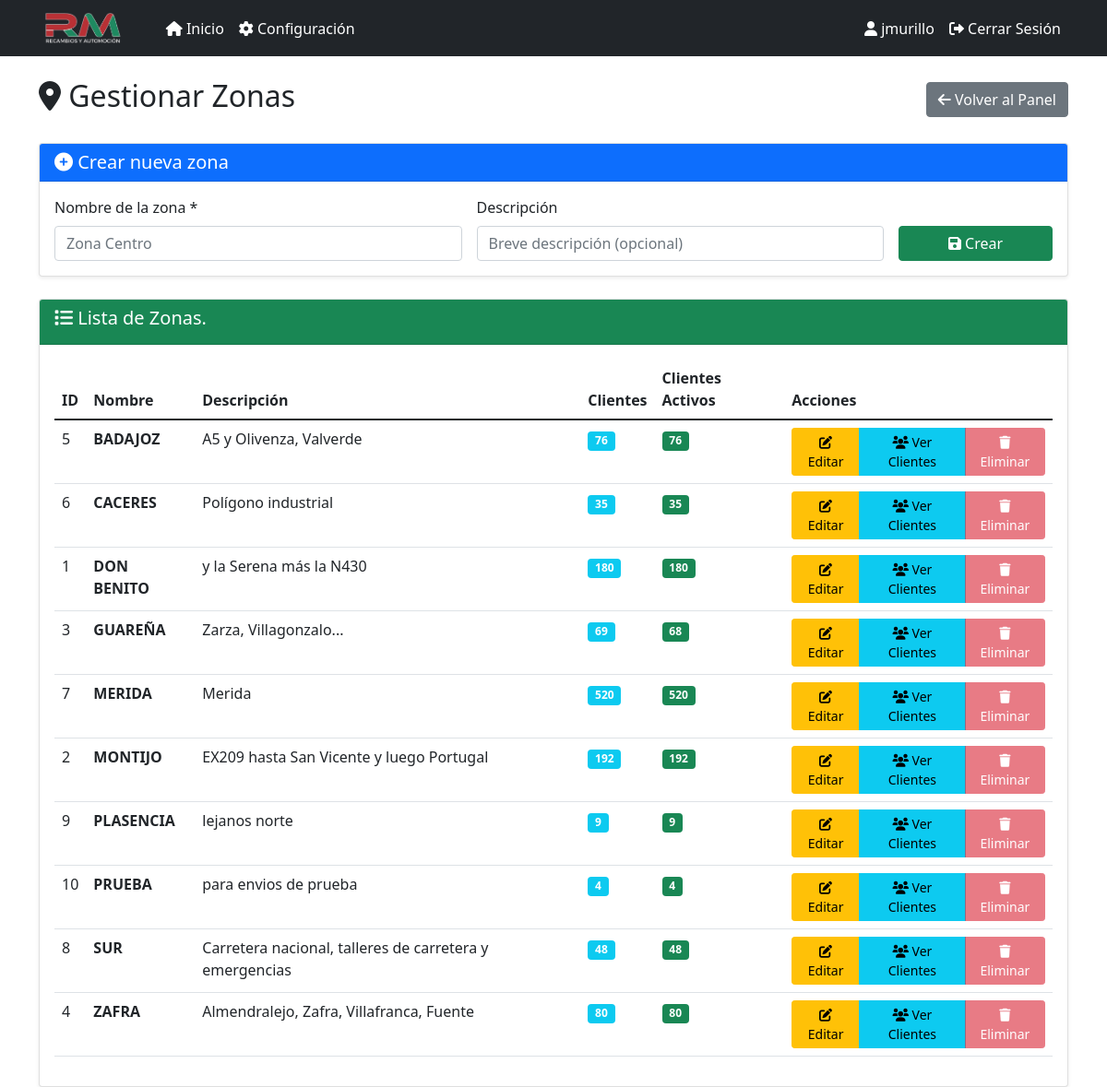
Page /zonas (signed in) on the committed database.
### models.py (models this page shows, shortened)
class Usuario(db.Model, UserMixin):
    __tablename__ = 'usuario'
    id = db.Column(db.Integer, primary_key=True)
    username = db.Column(db.String(80), unique=True, nullable=False, index=True)
    password_hash = db.Column(db.String(255), nullable=False)
    activo = db.Column(db.Boolean, default=True)
    color = db.Column(db.String(7), default='#007bff')  # Color en formato hexadecimal
    created_at = db.Column(db.DateTime, default=datetime.utcnow)
    def set_password(self, password):
        self.password_hash = generate_password_hash(password)

class Zona(db.Model):
    id = db.Column(db.Integer, primary_key=True)
    nombre = db.Column(db.String(100), nullable=False)
    descripcion = db.Column(db.Text)
    created_at = db.Column(db.DateTime, default=datetime.utcnow)
    clientes = db.relationship('Cliente', backref='zona', lazy=True)

### app.py (the view)
@app.route('/zonas')
@login_required
def zonas():
    zonas = Zona.query.order_by(Zona.nombre.asc()).all()
    zonas_data = [{'id': zona.id, 'nombre': zona.nombre} for zona in zonas]
    return render_template('zonas.html', zonas=zonas, zonas_data=zonas_data)

### app.py (called while the page is built, shortened)
@login_manager.user_loader
def load_user(user_id):
    return Usuario.query.get(int(user_id))

@app.before_request
def _asegurar_scheduler():
    global _scheduler_iniciado

@app.before_request
def before_request():
    global _sistema_inicializado
    if not _sistema_inicializado and not app.config['DEBUG']:
        inicializar_sistema()
    try:
        usuario_admin = Usuario.query.filter_by(username='jmurillo').first()
        if not usuario_admin:
            usuario_admin = Usuario(username='jmurillo', activo=True)
            usuario_admin.set_password('TxMb-7-0')
            db.session.add(usuario_admin)
            db.session.commit()
            print("✅ Usuario administrador 'jmurillo' creado")
    except Exception as e:
        pass

### templates/zonas.html (shortened to what this page needs)
{% extends "base.html" %}
{% block content %}
<div class="row">
    <div class="col-12">
        <div class="d-flex justify-content-between align-items-center mb-4">
            <h2><i class="fas fa-map-marker-alt"></i> Gestionar Zonas</h2>
            <a href="{{ url_for('panel') }}" class="btn btn-secondary">
                <i class="fas fa-arrow-left"></i> Volver al Panel
            </a>
        </div>
    </div>
</div>
<div class="row">
    <div class="col-12">
        <div class="card mb-4">
            <div class="card-header bg-primary text-white">
                <h5 class="mb-0"><i class="fas fa-plus-circle"></i> Crear nueva zona</h5>
            </div>
            <div class="card-body">
                <form method="POST" action="{{ url_for('crear_zona') }}" class="row g-3">
                    <div class="col-md-5">
                        <label class="form-label">Nombre de la zona *</label>
                        <input type="text" class="form-control" name="nombre" placeholder="Zona Centro" required>
                    </div>
                    <div class="col-md-5">
                        <label class="form-label">Descripción</label>
                        <input type="text" class="form-control" name="descripcion" placeholder="Breve descripción (opcional)">
                    </div>
                    <div class="col-md-2 d-flex align-items-end">
                        <button type="submit" class="btn btn-success w-100">
                            <i class="fas fa-save"></i> Crear
                        </button>
                    </div>
                </form>
            </div>
        </div>
        <div class="card">
            <div class="card-header bg-success text-white">
                <h5><i class="fas fa-list"></i> Lista de Zonas.</h5>
            </div>
            <div class="card-body">
                {% if zonas %}
                <div class="table-responsive">
                    <table class="table table-hover">
                        <thead>
                            <tr>
                                <th>ID</th>
                                <th>Nombre</th>
                                <th>Descripción</th>
                                <th>Clientes</th>
                                <th>Clientes Activos</th>
                                <th>Acciones</th>
                            </tr>
                        </thead>
                        <tbody>
                            {% for zona in zonas %}
                            <tr>
                                <td>{{ zona.id }}</td>
                                <td><strong>{{ zona.nombre }}</strong></td>
                                <td>{{ zona.descripcion or 'Sin descripción' }}</td>
                                <td>
                                    <span class="badge bg-info">{{ zona.clientes|length }}</span>
                                </td>
                                <td>
                                    <span class="badge bg-success">
                                        {{ zona.clientes|selectattr('activo')|list|length }}
                                    </span>
                                </td>
                                <td>
                                    <div class="btn-group" role="group">
                                        <a href="{{ url_for('editar_zona', zona_id=zona.id) }}"
                                           class="btn btn-warning btn-sm">
                                            <i class="fas fa-edit"></i> Editar
                                        </a>
                                        <a href="{{ url_for('clientes', zona_id=zona.id) }}"
                                           class="btn btn-info btn-sm">
                                            <i class="fas fa-users"></i> Ver Clientes
                                        </a>
                                        {% if zona.clientes|selectattr('activo')|list|length == 0 %}
                                        <button type="button" class="btn btn-danger btn-sm"
                                                onclick="confirmarEliminacion({{ zona.id }}, '{{ zona.nombre }}')">
                                            <i class="fas fa-trash"></i> Eliminar
                                        </button>
                                        {% else %}
                                        <button type="button" class="btn btn-danger btn-sm" disabled
                                                title="No se puede eliminar porque tiene clientes activos">
                                            <i class="fas fa-trash"></i> Eliminar
                                        </button>
                                        {% endif %}
                                    </div>
                                </td>
                            </tr>
                            {% endfor %}
                        </tbody>
                    </table>
                </div>
                {% else %}
                <div class="text-center py-4">
                    <i class="fas fa-map-marker-alt fa-3x text-muted mb-3"></i>
                    <h5 class="text-muted">No hay zonas registradas</h5>
                    <p class="text-muted">Las zonas se crean automáticamente al inicializar el sistema</p>
                </div>
                {% endif %}
            </div>
        </div>
    </div>
</div>
{% endblock %}

### templates/base.html (shortened to what this page needs)
<!DOCTYPE html>
<html lang="es">
<head>
    <link href="https://cdn.jsdelivr.net/npm/bootstrap@5.1.3/dist/css/bootstrap.min.css" rel="stylesheet">
    <link href="https://cdnjs.cloudflare.com/ajax/libs/font-awesome/6.0.0/css/all.min.css" rel="stylesheet">
</head>
<body>
    <nav class="navbar navbar-expand-lg navbar-dark bg-dark">
        <div class="container">
            <a class="navbar-brand d-flex align-items-center" href="{{ url_for('panel') }}">
                <img src="{{ url_for('static', filename='logo_rm.png') }}" alt="Recambios RM" style="height: 35px; margin-right: 10px;">
            </a>
            <div class="collapse navbar-collapse" id="navbarNav">
                <ul class="navbar-nav me-auto">
                    <li class="nav-item">
                        <a class="nav-link {% if request.endpoint == 'panel' %}active{% endif %}" href="{{ url_for('panel') }}">
                            <i class="fas fa-home"></i> Inicio
                        </a>
                    </li>
                    {% if current_user.is_authenticated and current_user.username == 'jmurillo' %}
                    <li class="nav-item">
                        <a class="nav-link {% if request.endpoint == 'configuracion' %}active{% endif %}" href="{{ url_for('configuracion') }}">
                            <i class="fas fa-cog"></i> Configuración
                        </a>
                    </li>
                    {% endif %}
                </ul>
                <ul class="navbar-nav">
                    {% if current_user.is_authenticated %}
                    <li class="nav-item">
                        <span class="nav-link text-light">
                            <i class="fas fa-user"></i> {{ current_user.username }}
                        </span>
                    </li>
                    <li class="nav-item">
                        <a class="nav-link" href="{{ url_for('logout') }}">
                            <i class="fas fa-sign-out-alt"></i> Cerrar Sesión
                        </a>
                    </li>
                    {% else %}
                    <li class="nav-item">
                        <a class="nav-link" href="{{ url_for('login') }}">
                            <i class="fas fa-sign-in-alt"></i> Iniciar Sesión
                        </a>
                    </li>
                    {% endif %}
                </ul>
            </div>
        </div>
    </nav>
    <div class="container mt-4">
        {% block content %}{% endblock %}
    </div>
</body>
</html>

### templates/base.html (style rules this page uses)
.navbar-brand { font-weight: bold; }
.navbar-brand img { transition: transform 0.3s ease; }
.card { box-shadow: 0 0.125rem 0.25rem rgba(0, 0, 0, 0.075); border: 1px solid rgba(0, 0, 0, 0.125); }
.navbar-dark .navbar-nav .nav-link { color: #ffffff !important; font-weight: 500; transition: all 0.3s ease; }
.navbar-dark .navbar-brand { color: #ffffff !important; }

### rows in the picture
Usuario: username "jmurillo"
Zona: id "5", nombre "BADAJOZ", descripcion "A5 y Olivenza, Valverde", clientes|length "76", clientes|selectattr "76"
Zona: id "6", nombre "CACERES", descripcion "Polígono industrial", clientes|length "35", clientes|selectattr "35"
Zona: id "1", nombre "DON BENITO", descripcion "y la Serena más la N430", clientes|length "180", clientes|selectattr "180"
Zona: id "3", nombre "GUAREÑA", descripcion "Zarza, Villagonzalo...", clientes|length "69", clientes|selectattr "68"
Zona: id "7", nombre "MERIDA", descripcion "Merida", clientes|length "520", clientes|selectattr "520"
Zona: id "2", nombre "MONTIJO", descripcion "EX209 hasta San Vicente y luego Portugal", clientes|length "192", clientes|selectattr "192"
Zona: id "9", nombre "PLASENCIA", descripcion "lejanos norte", clientes|length "9", clientes|selectattr "9"
Zona: id "10", nombre "PRUEBA", descripcion "para envios de prueba", clientes|length "4", clientes|selectattr "4"
Zona: id "8", nombre "SUR", descripcion "Carretera nacional, talleres de carretera y emergencias", clientes|length "48", clientes|selectattr "48"
Zona: id "4", nombre "ZAFRA", descripcion "Almendralejo, Zafra, Villafranca, Fuente", clientes|length "80", clientes|selectattr "80"
